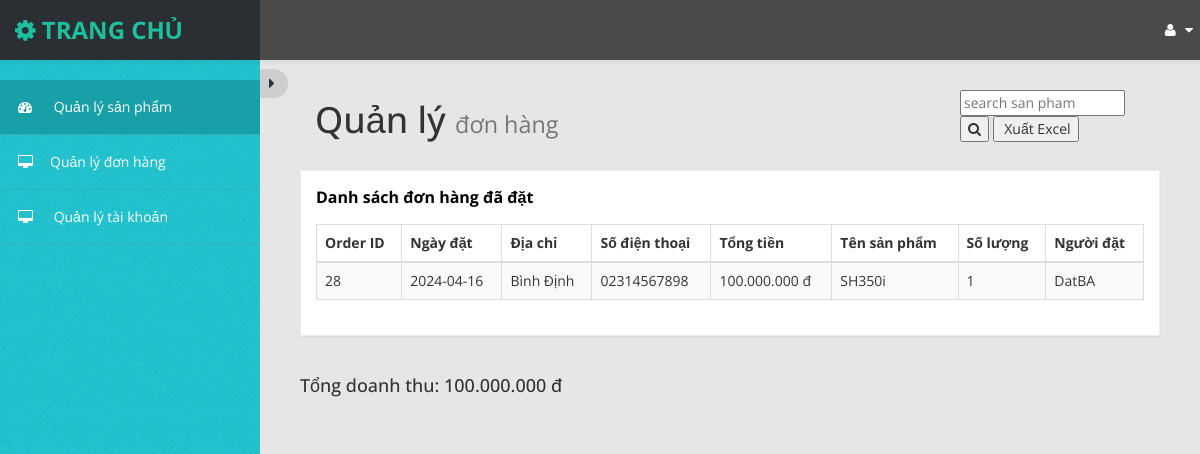
Screenshot of /admin/order (signed in) with the database file from the repository.
### tables this page shows
CREATE TABLE `orders` (
  `Id` int(11) NOT NULL,
  `Date` date DEFAULT NULL,
  `AccountId` int(11) DEFAULT NULL,
  `Address` varchar(255) DEFAULT NULL,
  `Phone` varchar(20) DEFAULT NULL,
  `Total` decimal(10,2) DEFAULT NULL
);

CREATE TABLE `products` (
  `id` int(11) NOT NULL,
  `name` varchar(200) DEFAULT NULL,
  `description` varchar(300) NOT NULL,
  `price` double DEFAULT NULL,
  `image` varchar(500) NOT NULL,
  `category_id` int(11) DEFAULT NULL
);

CREATE TABLE `order_details` (
  `Id` int(11) NOT NULL,
  `OrderId` int(11) DEFAULT NULL,
  `ProductId` int(11) DEFAULT NULL,
  `Amount` int(11) DEFAULT NULL
);

CREATE TABLE `accout` (
  `id` int(11) NOT NULL,
  `email` varchar(200) NOT NULL,
  `password` varchar(500) NOT NULL,
  `name` varchar(200) NOT NULL,
  `role_id` int(11) DEFAULT NULL
);

### app/controllers/AdminController.php (called while the page is built, shortened)
<?php
require_once 'app/models/AdminModel.php';
class AdminController
{
    private $adminModel;
    public function __construct()
    {
        $this->db = (new Database())->getConnection();
        $this->adminModel = new AdminModel($this->db);
    }
    public function order()
    {
        $orders = $this->adminModel->getAllOrders();
        include 'app/views/admin/order.php';
    }
}
?>

### index.php (called while the page is built, shortened)
<?php
require_once 'config/database.php';
$db = new Database();
$conn = $db->getConnection();
$url = $_GET['url'] ?? '';
$url = rtrim($url, '/');
$url = filter_var($url, FILTER_SANITIZE_URL);
$url = explode('/', $url);
$action = isset($url[1]) && $url[1] != '' ? $url[1] : 'index';
$controller = new $controllerName($conn);
call_user_func_array([$controller, $action], array_slice($url, 2));

### config/database.php (called while the page is built, shortened)
<?php
class Database {
    private $host = "localhost";
    private $db_name = "doan";
    private $username = "root";
    private $password = "";
    public function getConnection() {
        $this->conn = null;
        try {
            $this->conn = new PDO("mysql:host=" . $this->host . ";dbname=" . $this->db_name, $this->username, $this->password);
            $this->conn->exec("set names utf8");
        } catch(PDOException $exception) {
            echo "Connection error: " . $exception->getMessage();
        }
        return $this->conn;
    }
}

### app/models/AdminModel.php (called while the page is built, shortened)
<?php
class AdminModel
{
    private $conn;
    private $table_name_order = "orders";
    private $table_name_order_detail = "order_details";
    public function __construct($db)
    {
        $this->conn = $db;
    }
    public function getAllOrders()
{
    $query = "SELECT o.Id AS OrderId, o.Date, o.Address, o.Phone, o.Total, od.ProductId, p.Name AS ProductName, od.Amount, u.name
                FROM `" . $this->table_name_order . "` AS o
                INNER JOIN `" . $this->table_name_order_detail . "` AS od ON o.Id = od.OrderId
                INNER JOIN `products` AS p ON od.ProductId = p.Id
                INNER JOIN `accout` AS u ON o.AccountId = u.Id";
    $stmt = $this->conn->prepare($query);
    $stmt->execute();
    return $stmt->fetchAll(PDO::FETCH_ASSOC);
}
}

### app/views/admin/order.php (the view, shortened to what this page needs)
<?php
include_once 'app/views/admin/header_admin.php';?>
<?php
$totalRevenue = 0;
if (isset($orders) && !empty($orders)) {
    foreach ($orders as $order) {
        $totalRevenue += $order['Total'];
    }
}
?>
        <div id="page-wrapper">
            <div id="page-inner">
                <div class="row">
                    <div class="col-md-12">
                        <div class="col-md-9 col-sm-12 col-xs-12">
                            <h1 class="page-header">
                                Quản lý <small>đơn hàng </small>
                            </h1>
                        </div>
                        <div class="col-md-3 col-sm-12 col-xs-12">
                            <input placeholder="search san pham" />
                            <button><i class="fa fa-search"></i></button>
                            <button onclick="exportToExcel()"><i class="fa fa-file-excel-o"></i> Xuất Excel</button>
                        </div>
                    </div>
                </div>
                <div class="row">
                    <div class="col-md-12 col-sm-12 col-xs-12">
                        <div class="panel panel-default">
                            <div class="panel-heading">
                                Danh sách đơn hàng đã đặt
                            </div>
                            <div class="panel-body">
                                <div class="table-responsive">
                                    <table class="table table-striped table-bordered table-hover">
                                        <thead>
                                            <tr>
                                                <th >Order ID</th>
                                                <th>Ngày đặt </th>
                                                <th>Địa chỉ</th>
                                                <th>Số điện thoại </th>
                                                <th>Tổng tiền</th>
                                                <th>Tên sản phẩm</th>
                                                <th>Số lượng</th>
                                                <th>Người đặt</th>
                                            </tr>
                                        </thead>
                                        <tbody>
                                            <?php if (isset($orders) && !empty($orders)): ?>
                                                <?php foreach ($orders as $order): ?>
                                                    <tr>
                                                        <td><?php echo $order['OrderId']; ?></td>
                                                        <td><?php echo $order['Date']; ?></td>
                                                        <td><?php echo $order['Address']; ?></td>
                                                        <td><?php echo $order['Phone']; ?></td>
                                                        <td><?php echo number_format($order['Total'], 0, ',', '.') ?> đ</td>
                                                        <td><?php echo $order['ProductName']; ?></td>
                                                        <td><?php echo $order['Amount']; ?></td>
                                                        <td><?= $order['name']; ?></td>
                                                    </tr>
                                                <?php endforeach; ?>
                                            <?php else: ?>
                                                <tr>
                                                    <td colspan="8">Không có đơn hàng nào.</td>
                                                </tr>
                                            <?php endif; ?>
                                        </tbody>
                                    </table>
                                </div>
                            </div>
                        </div>
                    </div>
                </div>
                <div class="row">
    <div class="col-md-12">
        <h4 class="page-header">Tổng doanh thu: <?php echo isset($totalRevenue) ? number_format($totalRevenue, 0, ',', '.') . ' đ' : '0 đ'; ?></h4>
    </div>
</div>
            </div>
        </div>
    </div>
</body>
</html>

### app/assets/css/custom-styles.css (style rules this page uses)
body { font-family: 'Open Sans', sans-serif; background: #32C2CD url(../img/bg-img.jpg) !important; }
#page-wrapper { padding: 15px 15px; min-height: 600px; background: #E6E6E6; }
#page-inner { width:100%; margin:10px 20px 10px 0px; background-color:transparent; padding:10px; min-height:1200px; }
h1, .h1, h2, .h2, h3, .h3 { margin-top: 7px; margin-bottom: -5px; }
h4 { padding-top:10px; }
.panel { border-radius:0px; }
#page-wrapper { position: relative; top: 55px; }
.page-header { padding-bottom: 9px; margin: 10px 0 20px; border-bottom: 1px solid transparent; text-align: left; }
.panel-default { border-color: #ECECEC; }
.panel-default > .panel-heading { color: #000; border-color: #FFF; font-weight:bold; background: #FFFFFF; font-size: 16px; padding: 15px 15px 0; }
.panel-heading { border-bottom: 1px solid transparent; border-top-left-radius: 3px; border-top-right-radius: 3px; }
@media (min-width:768px) { #page-wrapper { margin: 0 0 0 260px; padding: 15px 30px; min-height: 1200px; } }

### rows the page displays
orders: Id "28", Date "2024-04-16", Address "Bình Định", Phone "02314567898", Total "100.000.000", products.name "SH350i", order_details.Amount "1", AccountId.name "DatBA"

### other values shown
$totalRevenue "100.000.000"
